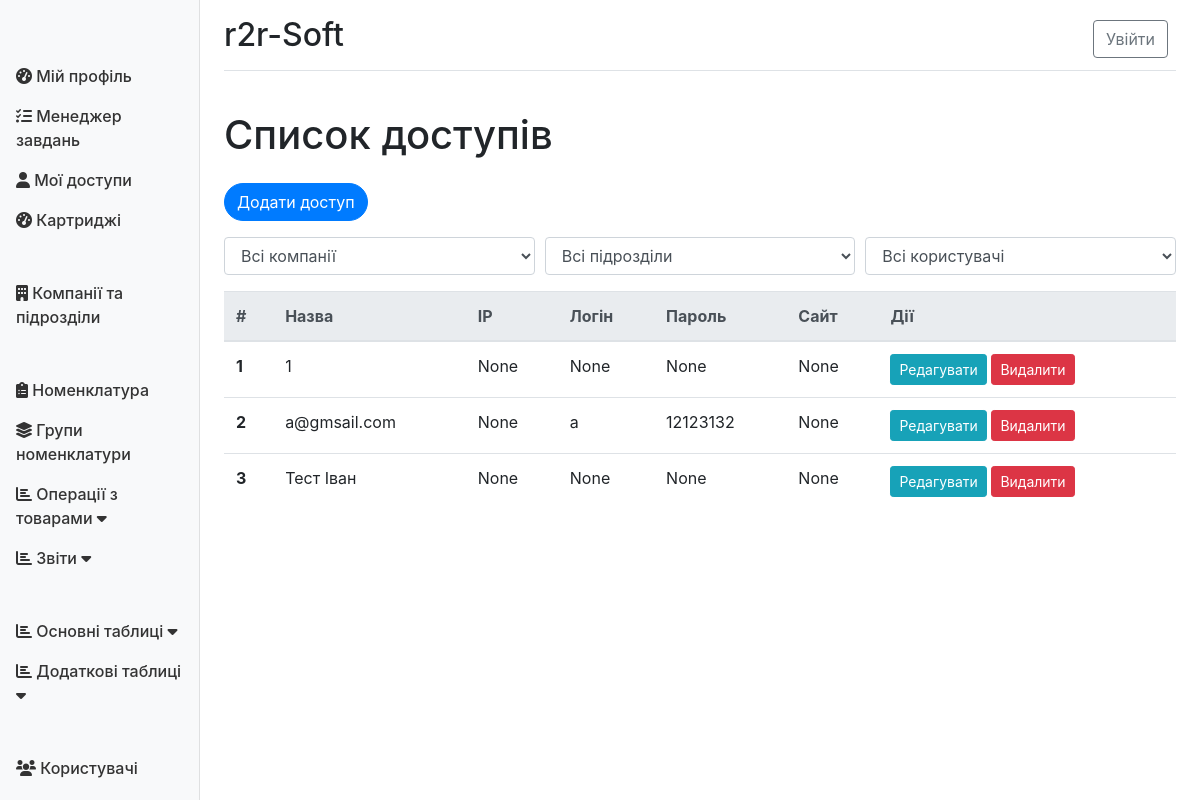
Screenshot of /access/ with the database file from the repository.
### access/models.py (models this page shows, shortened)
class Access(models.Model):
    name = models.CharField(max_length=255, verbose_name="Назва")
    ip = models.GenericIPAddressField(verbose_name="IP", blank=True, null=True)
    gw = models.GenericIPAddressField(verbose_name="GW", blank=True, null=True)
    mask = models.GenericIPAddressField(verbose_name="Mask", blank=True, null=True)
    dns = models.GenericIPAddressField(verbose_name="DNS", blank=True, null=True)
    login = models.CharField(max_length=255, verbose_name="Login", blank=True, null=True)
    password = models.CharField(max_length=255, verbose_name="Password", blank=True, null=True)
    ipsec = models.CharField(max_length=255, verbose_name="IPsec", blank=True, null=True)
    site = models.CharField(max_length=255, verbose_name="Site", blank=True, null=True)
    additional_info = models.TextField(verbose_name="Додатково", blank=True, null=True)
    user = models.ForeignKey(User, on_delete=models.CASCADE, verbose_name="Користувач", blank=True, null=True)
    class Meta:
        verbose_name = "Доступ"
        verbose_name_plural = "Доступи"

### access/views.py (the view)
# urls.py: path('', views.access_list, name='access_list'),
def access_list(request):
    company_id = request.GET.get('company')
    department_id = request.GET.get('department')
    user_id = request.GET.get('user')
    companies = Company.objects.all()
    departments = Department.objects.filter(company_id=company_id) if company_id else Department.objects.all()
    users = User.objects.filter(userprofile__department_id=department_id) if department_id else User.objects.all()
    accesses = Access.objects.all()
    if user_id:
        accesses = accesses.filter(user_id=user_id)
    elif department_id:
        accesses = accesses.filter(user__userprofile__department_id=department_id)
    elif company_id:
        accesses = accesses.filter(user__userprofile__department__company_id=company_id)
    return render(request, 'access/access_list.html', {
        'accesses': accesses,
        'companies': companies,
        'departments': departments,
        'users': users,
        'selected_company': int(company_id) if company_id else None,
        'selected_department': int(department_id) if department_id else None,
        'selected_user': int(user_id) if user_id else None,
    })

### templates/access/access_list.html (shortened to what this page needs)
{% extends 'base.html' %}
{% block content %}
<div class="row">
    <div class="col-md-12">
        <h1 class="my-4">Список доступів</h1>
        <div class="mb-3">
            <a href="{% url 'access_add' %}" class="btn btn-primary">Додати доступ</a>
        </div>
        <div class="mb-3">
            <form method="get" id="filterForm">
                <div class="form-row">
                    <div class="col">
                        <select name="company" class="form-control" id="companySelect" onchange="document.getElementById('filterForm').submit();">
                            <option value="">Всі компанії</option>
                        </select>
                    </div>
                    <div class="col">
                        <select name="department" class="form-control" id="departmentSelect" onchange="document.getElementById('filterForm').submit();">
                            <option value="">Всі підрозділи</option>
                        </select>
                    </div>
                    <div class="col">
                        <select name="user" class="form-control" id="userSelect" onchange="document.getElementById('filterForm').submit();">
                            <option value="">Всі користувачі</option>
                        </select>
                    </div>
                </div>
            </form>
        </div>
        <table class="table table-hover">
            <thead class="thead-light">
                <tr>
                    <th scope="col">#</th>
                    <th scope="col">Назва</th>
                    <th scope="col">IP</th>
                    <th scope="col">Логін</th>
                    <th scope="col">Пароль</th>
                    <th scope="col">Сайт</th>
                    <th scope="col">Дії</th>
                </tr>
            </thead>
            <tbody>
                {% for access in accesses %}
                <tr>
                    <th scope="row">{{ access.id }}</th>
                    <td>{{ access.name }}</td>
                    <td>{{ access.ip }}</td>
                    <td>{{ access.login }}</td>
                    <td>{{ access.password }}</td>
                    <td>{{ access.site }}</td>
                    <td>
                        <a href="{% url 'access_edit' access.id %}" class="btn btn-info btn-sm">Редагувати</a>
                        <a href="{% url 'access_delete' access.id %}" class="btn btn-danger btn-sm">Видалити</a>
                    </td>
                </tr>
                {% endfor %}
            </tbody>
        </table>
    </div>
</div>
{% endblock %}

### static/css/zapravka_custom.css (style rules this page uses)
.btn-primary, .btn-secondary { border-radius: 20px; }

### rows the page displays
Access: id "1", name "1", ip "None", login "None", password "None", site "None"
Access: id "2", name "a@gmsail.com", ip "None", login "a", password "12123132", site "None"
Access: id "3", name "Тест Іван", ip "None", login "None", password "None", site "None"
